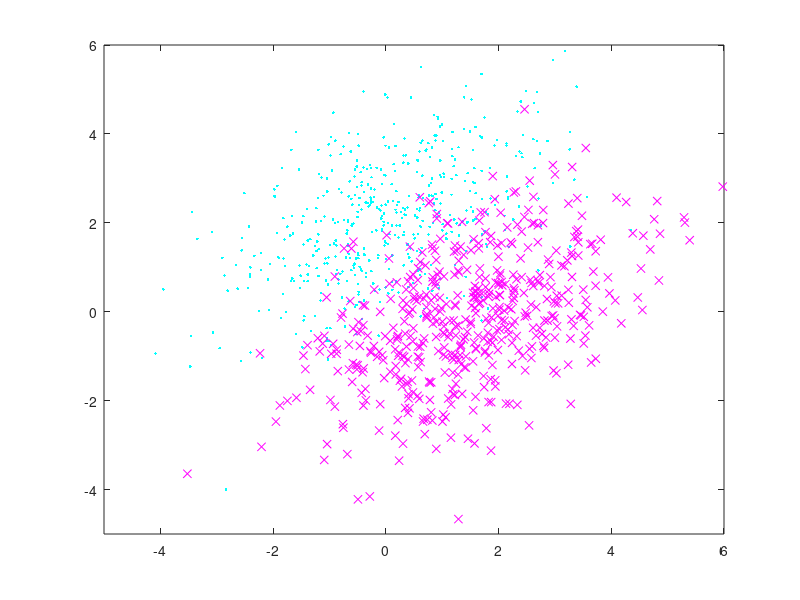

Write the MATLAB code that produced this figure. (Note: this script raises an error after producing the figure.)
% From the previous part, we have two matrices (Nx2) X1 and Y1
load('distributions.mat');
%X1(:,2)= X1(:,2)+2 % trick
%Y1(:,2)= Y1(:,2)-2; % trick
plot(X1(:,1),X1(:,2),'c.', Y1(:,1),Y1(:,2),'mx'); axis([-5 6 -5 6]);
%axis([-3 5 -5 7]); 


% X1 -> Y=+1 (1st class)
% Y1 -> Y=-1 (2nd class)
X = [ X1; 
      Y1];
y = [ ones(N,1); 
      -1*ones(N,1)];
N=2*N; % New N due two the matrix concatenation


% X N by 2 matrix of data
% y classlabels -1 or +1
% include column of ones for bias
X = [X ones(N,1)];

% Separate into training and test sets
ii = randperm(N);
Ntr = ceil ( 0.60 * N );  % Amount of data for training
Xtr = X(ii(1:Ntr),:); 
%ytr = X(ii(1:N/2),:); % I think this is wrong. Review later
ytr = y(ii(1:Ntr),:); % Correction
Xts = X(ii(Ntr+1:N),:);
yts = y(ii(Ntr+1:N),:);

% initialize weights
w = randn(3,1);
plot_vector_line(w,1);


% Error correcting learning
%eta = 0.001;
eta = 0.001;
for iter=1:5000
  j = ceil(rand*Ntr);
  
  if ( ytr(j)*Xtr(j,:)*w < 0 )
    w = w + eta * ytr(j) * Xtr(j,:)';
  end
 
  %compute output: Y = W*X + b, then apply threshold activation
  %output = ( w' * Xtr(j,:)' >= 0 );
  %output = w' * Xtr(j,:)';
  %err = ytr(j) - output;
  %w = w + eta * err * Xtr(j,:)';

  if ( mod(iter,10) == 0)
	plot_vector_line(w);
  end
  
end

% Performance on test data
yhts = Xts*w;
disp([yts yhts]);
Nts=size(yts,1); % Addition
PercentageError = 100 * size(find(yts .* yhts < 0),1)/Nts;
display(PercentageError);

plot_vector_line(w,2);

% Print line equation info
display('Slope:');
disp(-w(1,1)/w(2,1));
display('Bias:');
disp(-w(3,1)/w(2,1));
